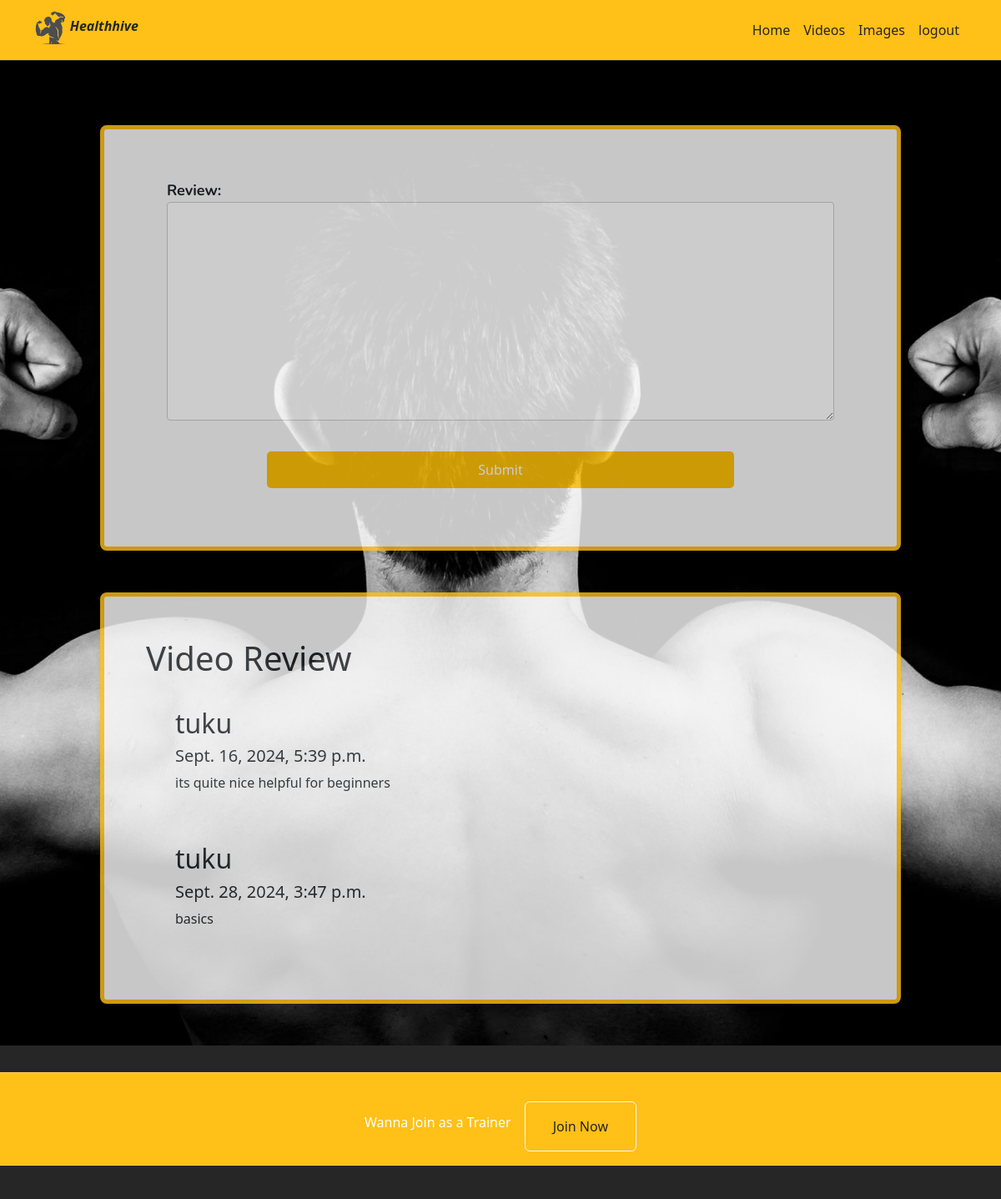
Page /data/video_review/5/ (signed in) on the committed database.
### data/models.py (models this page shows)
class VideoReview(models.Model):
    video= models.ForeignKey(Video,on_delete=models.CASCADE)
    user = models.ForeignKey(PlatformUser,on_delete=models.CASCADE)
    review = models.TextField(null=True,blank=True)
    created_at = models.DateTimeField(auto_now_add=True)
    updated_at = models.DateTimeField(auto_now=True)
    def __str__(self):
        return f'{self.video.title} - {self.review[:20]}'

### account/models.py (models this page shows)
class PlatformUser(models.Model):
    user=models.OneToOneField(User,on_delete=models.CASCADE,related_name='platform_user_profile')
    profile_image = models.ImageField(upload_to = 'profile_image/',null=True)
    phone_number = models.CharField( max_length=10,null=False,unique=True)
    dob = models.DateField(null=False)
    age = models.IntegerField(null=False,blank=False)
    gender = models.CharField(max_length=10,choices=[('male','male'),('female','female'),('others','others')])
    created_at = models.DateTimeField(auto_now_add=True)
    subscription = models.BooleanField(default= False)
    class Meta:
        permissions =[
            ('is_platform_user','Is platform user')
        ]
    def __str__(self):
        return self.user.username

### data/views.py (the view, shortened to what this page needs)
# urls.py: path('video_review/<int:video_id>/',Video_review.as_view(),name='video_review_'),
class Video_review(PlatformUserRequiredMixin,View):
    def get(self,request,video_id):
        form=VideoReview_form()
        video_review = VideoReview.objects.filter(video__id = video_id)
        print('=================>data from video review',video_review)
        return render(request,'data/review.html',{'form':form,'video_review':video_review})

### data/forms.py
class VideoReview_form(forms.ModelForm):
    class Meta:
        model = VideoReview
        fields=['review']

### account/mixins.py (called while the page is built)
    def test_func(self) :
        print("===========>test func of mixin from platform user")
        return self.request.user.has_perm('account.is_platform_user')

### home/context_processors.py (called while the page is built)
def user_type(request):
    logged_in_user=request.session.get('username')
    print(f"=======================>{logged_in_user}")
    request.session['is_trainer'] = Trainer.objects.filter(user__username=logged_in_user).exists()
    request.session['is_platform_user'] = PlatformUser.objects.filter(user__username=logged_in_user).exists()
    return {
        'session':request.session
    }

### data/templates/data/Review.html (shortened to what this page needs)
{% extends "base.html" %}
{% load static %}
{% block add_css %}
<link href="{% static 'data\css\add_.css' %}" rel="stylesheet">
{% endblock %}
{% block content %}
<div class="form-container mx-auto">
    <form class="form-center" method="post" enctype="multipart/form-data">
        {{form.as_p}}
        <button type="submit" class="submit-btn btn btn-warning " >Submit</button>
    </form>
</div>
{% if video_review %}
<div class="form-container mx-auto">
    <h1>Video Review</h1>
{% for review in video_review %}
        <div class="review_user">
            <h2>{{review.user}}</h2>
            <h5>{{review.created_at}}</h5>
            <label>{{review.review}}</label>
        </div>
        {% endfor %}
    </div>
{% endif %}
{% endblock %}

### static/css/body.css (style rules this page uses)
body { padding-top: 70px; }

### data/static/data/css/add_.css (style rules this page uses)
body { padding-top: 150px; background-image: var(--background-image-1); background-size: cover; background-position: center center; background-repeat: no-repeat; }
.form-container { width: 80%; max-width: 1200px; margin: auto; padding: 50px; border: 5px solid #FFC017; border-radius: 8px; background-color: #f9f9f9; box-shadow: 0 4px 8px rgba(0, 0, 0, 0.1); opacity: 0.8; margin-bottom: 50px; }
.form-center { padding:10px 25px 0px 25px ; }
.form-center label { font-size: large; font-family: "Nunito", sans-serif; font-optical-sizing: auto; font-weight: 700; font-style: normal; margin-right: 10px; text-align: center; }
.form-center input, .form-center textarea,.form-center select { font-family: "Courgette", cursive; font-weight: 500; font-style: normal; }
.form-center input, .form-center select, .form-center textarea { width:100%; margin-bottom: 15px; padding: 10px; border: 1px solid #ccc; border-radius: 4px; font-size: 16px; }
button.btn { padding: 10px 20px; font-size: 16px; margin-top: 10px; }
.submit-btn { width: 70%; display: block; margin: 20px auto; padding: 10px; font-size: 16px; color: #fff; border: none; border-radius: 5px; cursor: pointer; text-align: center; }
.review_user { padding : 25px; margin : 10px; }

### rows in the picture
VideoReview: user "tuku", created_at "Sept. 16, 2024, 5:39 p.m.", review "its quite nice helpful for beginners"
VideoReview: user "tuku", created_at "Sept. 28, 2024, 3:47 p.m.", review "basics"
